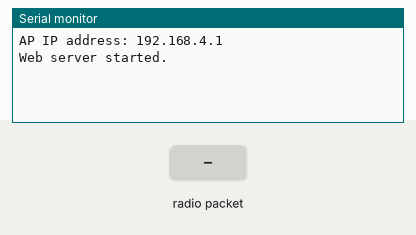
Simulated run of this sketch. Board: ESP32. On the bench: the last lines printed to the serial monitor. The test bench sets the inputs (shaded band). No radio packets arrive unless stated.

Above: at 1.2 s.
1.3 s: radio packet "TEMP:" arrives
At 2.1 s:
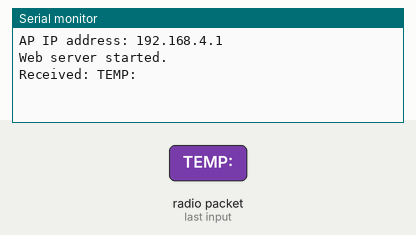
2.8 s: radio packet ",HUM:" arrives
At 3.3 s:
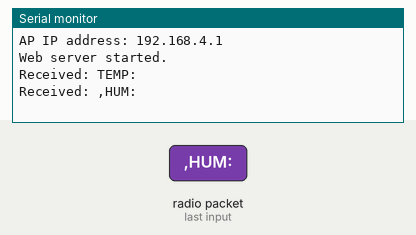
4.3 s: radio packet ",TILT:" arrives
At 5.5 s:
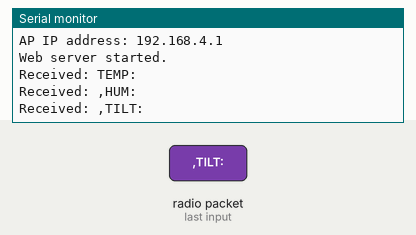
5.8 s: radio packet ",LAT:" arrives
At 6.8 s:
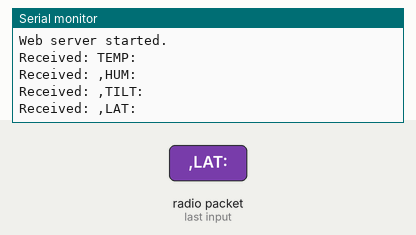
7.3 s: radio packet ",LNG:" arrives
At 7.9 s:
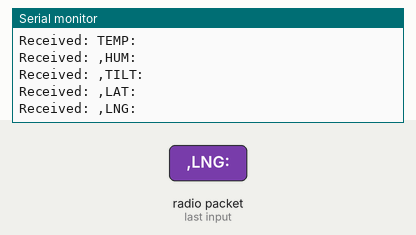
8.8 s: radio packet ",SPD:" arrives
At 10.3 s:
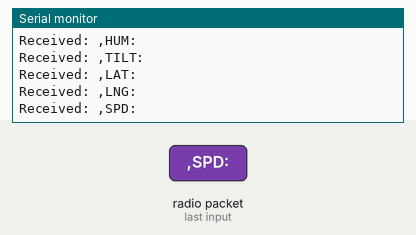

The sketch:

lorarecivev.ino
```cpp
#include <WiFi.h>
#include <SPI.h>
#include <LoRa.h>
#include <WebServer.h>

// LoRa pins
#define LORA_CS 5
#define LORA_RST 14
#define LORA_IRQ 26

const char* ssid = "ESP32_AP";
const char* password = "12345678";

WebServer server(80);

String temperature = "N/A";
String humidity = "N/A";
String tilt = "N/A";
String lat = "0.0";
String lng = "0.0";
String speed = "N/A";

void handleRoot() {
  String html = R"rawliteral(
  <!DOCTYPE html>
  <html>
  <head>
    <title>Bike Tracker</title>
    <meta name="viewport" content="width=device-width, initial-scale=1">
    <style>
      body { font-family: Arial; text-align: center; margin: 0; background: #f4f4f4; }
      h1 { background: #333; color: white; padding: 1em; }
      .card {
        display: inline-block; background: white; margin: 1em; padding: 1em;
        border-radius: 10px; box-shadow: 0 2px 10px rgba(0,0,0,0.1);
        min-width: 200px; height: 180px;
      }
      .label { font-weight: bold; font-size: 1.2em; color: #555; }
      .value { font-size: 2em; color: #222; }
      .btn {
        margin-top: 10px;
        display: inline-block;
        background: #007bff;
        color: white;
        padding: 0.5em 1em;
        border-radius: 5px;
        text-decoration: none;
        font-size: 1em;
      }
    </style>
  </head>
  <body>
    <h1>AP-Bike Data</h1>
    <div class="card"><div class="label">Temperature</div><div class="value" id="temp">--</div></div>
    <div class="card"><div class="label">Humidity</div><div class="value" id="hum">--</div></div>
    <div class="card"><div class="label">Tilt</div><div class="value" id="tilt">--</div></div>
    <div class="card"><div class="label">Latitude</div><div class="value" id="lat">--</div></div>
    <div class="card"><div class="label">Longitude</div><div class="value" id="lng">--</div></div>
    <div class="card"><div class="label">Speed (km/h)</div><div class="value" id="spd">--</div></div>
    <div class="card">
      <div class="label">Map</div>
      <a id="maplink" class="btn" href="#" target="_blank">View on Map</a>
    </div>

    <script>
      function updateData() {
        fetch("/data").then(res => res.json()).then(data => {
          document.getElementById("temp").innerText = data.temperature;
          document.getElementById("hum").innerText = data.humidity;
          document.getElementById("tilt").innerText = data.tilt;
          document.getElementById("lat").innerText = data.lat;
          document.getElementById("lng").innerText = data.lng;
          document.getElementById("spd").innerText = data.speed;
          document.getElementById("maplink").href =
            "https://www.google.com/maps/search/?api=1&query=" + data.lat + "," + data.lng;
        });
      }

      setInterval(updateData, 2000);
      window.onload = updateData;
    </script>
  </body>
  </html>
  )rawliteral";

  server.send(200, "text/html", html);
}


void handleData() {
  String json = "{";
  json += "\"temperature\":\"" + temperature + "\",";
  json += "\"humidity\":\"" + humidity + "\",";
  json += "\"tilt\":\"" + tilt + "\",";
  json += "\"lat\":\"" + lat + "\",";
  json += "\"lng\":\"" + lng + "\",";
  json += "\"speed\":\"" + speed + "\"";
  json += "}";
  server.send(200, "application/json", json);
}

void setup() {
  Serial.begin(115200);

  LoRa.setPins(LORA_CS, LORA_RST, LORA_IRQ);
  if (!LoRa.begin(433E6)) {
    Serial.println("LoRa init failed.");
    while (true);
  }

  WiFi.softAP(ssid, password);
  Serial.println("AP IP address: " + WiFi.softAPIP().toString());

  server.on("/", handleRoot);
  server.on("/data", handleData);

  // Fix captive portal redirect
  server.on("/generate_204", []() {
    server.sendHeader("Location", "/", true);
    server.send(302, "text/plain", "");
  });

  server.begin();
  Serial.println("Web server started.");
}

void loop() {
  server.handleClient();

  int packetSize = LoRa.parsePacket();
  if (packetSize) {
    String data = "";
    while (LoRa.available()) {
      data += (char)LoRa.read();
    }

    Serial.println("Received: " + data);

    int tIndex = data.indexOf("TEMP:");
    int hIndex = data.indexOf(",HUM:");
    int tiltIndex = data.indexOf(",TILT:");
    int latIndex = data.indexOf(",LAT:");
    int lngIndex = data.indexOf(",LNG:");
    int spdIndex = data.indexOf(",SPD:");

    if (tIndex >= 0 && hIndex > tIndex)
      temperature = data.substring(tIndex + 5, hIndex);

    if (hIndex >= 0 && tiltIndex > hIndex)
      humidity = data.substring(hIndex + 5, tiltIndex);

    if (tiltIndex >= 0 && latIndex > tiltIndex)
      tilt = data.substring(tiltIndex + 6, latIndex);

    if (latIndex >= 0 && lngIndex > latIndex)
      lat = data.substring(latIndex + 5, lngIndex);

    if (lngIndex >= 0 && spdIndex > lngIndex)
      lng = data.substring(lngIndex + 5, spdIndex);

    if (spdIndex >= 0)
      speed = data.substring(spdIndex + 5);
  }
}
```

Measured:
- after the input at 1.3 s, the serial monitor: prints a new line at once (image 1)
- after the input at 2.8 s, the serial monitor: prints a new line at once (image 2)
- after the input at 4.3 s, the serial monitor: prints a new line at once (image 3)
- after the input at 5.8 s, the serial monitor: prints a new line at once (image 4)
- after the input at 7.3 s, the serial monitor: prints a new line at once (image 5)
- after the input at 8.8 s, the serial monitor: prints a new line at once (image 6)
